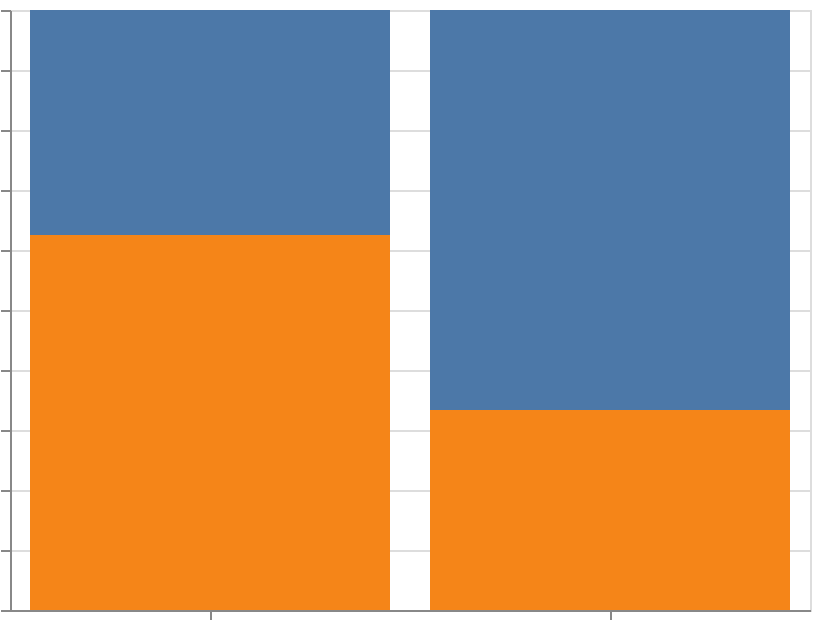

The Vega-Lite source for this figure:
### Vega-Lite specification from a JSON file in a GitHub repository (floating-point values rounded to 4 significant figures)
{"$schema": "https://vega.github.io/schema/vega-lite/v6.json", "width": 400, "height": 300, "padding": 5, "autosize": "none", "data": {"name": "table", "values": [{"cat": "A", "group": "X", "val": 3}, {"cat": "A", "group": "Y", "val": 5}, {"cat": "B", "group": "X", "val": 4}, {"cat": "B", "group": "Y", "val": 2}]}, "mark": "bar", "encoding": {"x": {"field": "cat", "type": "nominal"}, "y": {"field": "val", "type": "quantitative", "stack": "normalize"}, "color": {"field": "group", "type": "nominal"}}}
